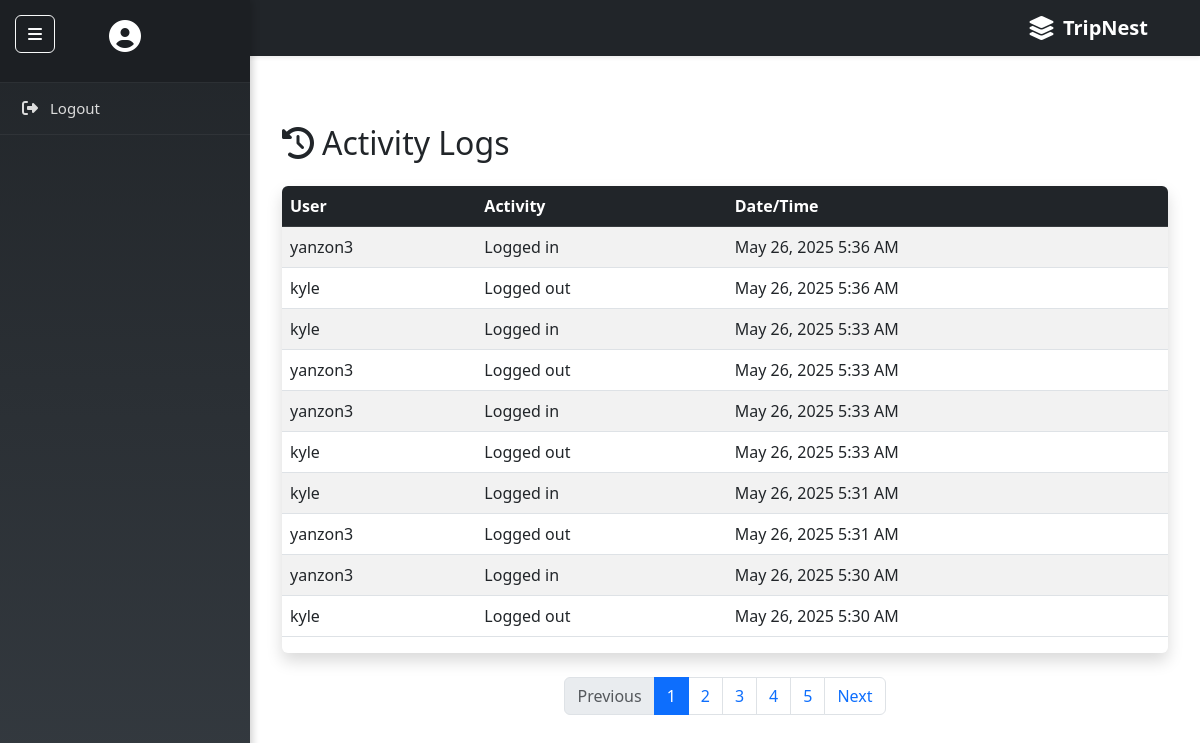
/CLIENT/activity_logs.php, run on the app's committed database.
### tables this page shows
CREATE TABLE `activity_log` (
  `id` int(11) NOT NULL,
  `user_id` int(11) NOT NULL,
  `activity` text NOT NULL,
  `created_at` timestamp NOT NULL DEFAULT current_timestamp()
);

CREATE TABLE `users` (
  `id` int(11) NOT NULL,
  `username` varchar(20) NOT NULL,
  `email` varchar(25) NOT NULL,
  `phone` varchar(20) DEFAULT NULL,
  `address` varchar(35) DEFAULT NULL,
  `password` varchar(25) NOT NULL,
  `role` enum('admin','user') DEFAULT 'user',
  `created_at` timestamp NOT NULL DEFAULT current_timestamp()
);

### CLIENT/activity_logs.php (the view, shortened to what this page needs)
<?php
include 'includes/config.php';
include 'includes/navbar.php';
include 'includes/sidebar.php';
$limit = 10;
$page = isset($_GET['page']) && is_numeric($_GET['page']) ? (int)$_GET['page'] : 1;
$offset = ($page - 1) * $limit;
$totalSql = "SELECT COUNT(*) AS total FROM activity_log";
$totalResult = $conn->query($totalSql);
$totalRows = $totalResult->fetch_assoc()['total'];
$totalPages = ceil($totalRows / $limit);
$sql = "SELECT a.*, u.username FROM activity_log a JOIN users u ON a.user_id = u.id ORDER BY a.created_at DESC LIMIT $limit OFFSET $offset";
$result = $conn->query($sql);
?>
<div id="main-content">
  <div class="container py-5">
    <h2 class="mb-4"><i class="fas fa-history me-2"></i>Activity Logs</h2>
    <div class="table-responsive shadow rounded">
      <table class="table table-striped table-hover align-middle">
        <thead class="table-dark">
          <tr>
            <th>User</th>
            <th>Activity</th>
            <th>Date/Time</th>
          </tr>
        </thead>
        <tbody>
          <?php if ($result->num_rows > 0): ?>
            <?php while ($row = $result->fetch_assoc()): ?>
              <tr>
                <td><?= htmlspecialchars($row['username']) ?></td>
                <td><?= htmlspecialchars($row['activity']) ?></td>
                <td><?= date('F j, Y g:i A', strtotime($row['created_at'])) ?></td>
              </tr>
            <?php endwhile; ?>
          <?php else: ?>
            <tr><td colspan="3" class="text-center text-muted">No activity logs found.</td></tr>
          <?php endif; ?>
        </tbody>
      </table>
    </div>
    <?php if ($totalPages > 1): ?>
      <nav aria-label="Page navigation example">
        <ul class="pagination justify-content-center mt-4">
          <li class="page-item <?= ($page <= 1) ? 'disabled' : '' ?>">
            <a class="page-link" href="?page=<?= $page - 1 ?>" tabindex="-1" aria-disabled="<?= ($page <= 1) ? 'true' : 'false' ?>">Previous</a>
          </li>
          <?php for ($i = 1; $i <= $totalPages; $i++): ?>
            <li class="page-item <?= ($i == $page) ? 'active' : '' ?>">
              <a class="page-link" href="?page=<?= $i ?>"><?= $i ?></a>
            </li>
          <?php endfor; ?>
          <li class="page-item <?= ($page >= $totalPages) ? 'disabled' : '' ?>">
            <a class="page-link" href="?page=<?= $page + 1 ?>">Next</a>
          </li>
        </ul>
      </nav>
    <?php endif; ?>
  </div>
</div>

### CLIENT/includes/sidebar.php (style rules this page uses)
#main-content { margin-left: 250px; transition: all 0.3s ease; padding: 20px; }

### data on the page
activity_log: user.username "yanzon3", activity "Logged in", created_at "May 26, 2025 5:36 AM"
activity_log: user.username "kyle", activity "Logged out", created_at "May 26, 2025 5:36 AM"
activity_log: user.username "kyle", activity "Logged in", created_at "May 26, 2025 5:33 AM"
activity_log: user.username "yanzon3", activity "Logged out", created_at "May 26, 2025 5:33 AM"
activity_log: user.username "yanzon3", activity "Logged in", created_at "May 26, 2025 5:33 AM"
activity_log: user.username "kyle", activity "Logged out", created_at "May 26, 2025 5:33 AM"
activity_log: user.username "kyle", activity "Logged in", created_at "May 26, 2025 5:31 AM"
activity_log: user.username "yanzon3", activity "Logged out", created_at "May 26, 2025 5:31 AM"
activity_log: user.username "yanzon3", activity "Logged in", created_at "May 26, 2025 5:30 AM"
activity_log: user.username "kyle", activity "Logged out", created_at "May 26, 2025 5:30 AM"
